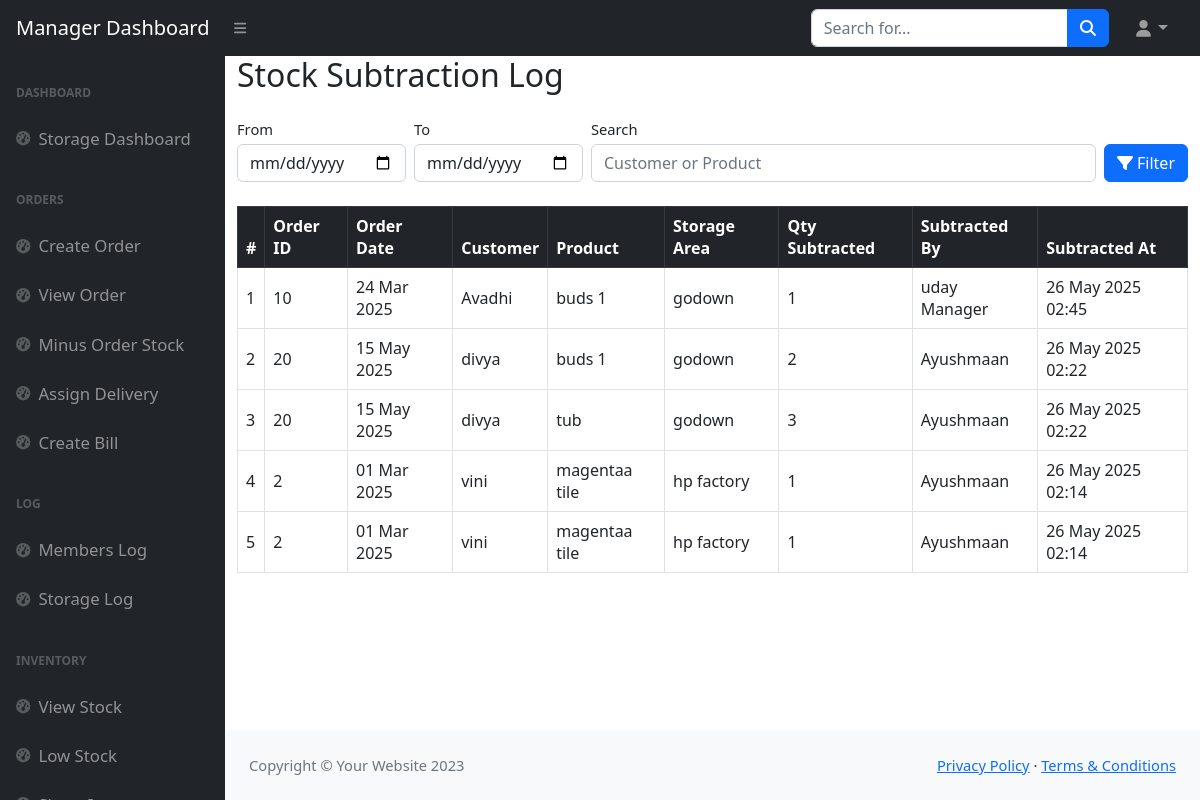
Screenshot of /Manager_dashboard/member_log.php with the database file from the repository.
### tables this page shows
CREATE TABLE `minus_stock` (
  `id` int(11) NOT NULL,
  `order_id` int(11) NOT NULL,
  `product_id` int(11) NOT NULL,
  `storage_area_id` int(11) NOT NULL,
  `quantity_subtracted` int(11) NOT NULL,
  `subtracted_by` int(11) NOT NULL,
  `subtracted_at` datetime NOT NULL DEFAULT current_timestamp()
);

CREATE TABLE `orders` (
  `order_id` int(11) NOT NULL,
  `order_date` datetime DEFAULT current_timestamp(),
  `customer_id` int(11) DEFAULT NULL,
  `total_amount` decimal(10,2) NOT NULL,
  `discounted_amount` decimal(10,2) DEFAULT NULL,
  `final_amount` decimal(10,2) DEFAULT NULL,
  `transport_rent` decimal(10,2) DEFAULT 0.00,
  `stock_done` tinyint(1) DEFAULT 0,
  `deleted` tinyint(1) DEFAULT 0
);

CREATE TABLE `customers` (
  `customer_id` int(11) NOT NULL,
  `name` varchar(100) NOT NULL,
  `phone_no` varchar(15) NOT NULL,
  `email` varchar(255) DEFAULT NULL,
  `address` text DEFAULT NULL,
  `city` varchar(100) DEFAULT NULL,
  `created_at` datetime DEFAULT current_timestamp()
);

CREATE TABLE `products` (
  `product_id` int(11) NOT NULL,
  `product_name` varchar(255) NOT NULL,
  `description` text DEFAULT NULL,
  `area` varchar(50) NOT NULL,
  `category_id` int(11) DEFAULT NULL,
  `supplier_id` int(11) DEFAULT NULL,
  `price` decimal(10,2) NOT NULL,
  `cost_price` decimal(10,2) DEFAULT NULL,
  `product_image` varchar(255) DEFAULT '../uploads/675e9296d42d0.png',
  `status` enum('Active','Inactive','Discontinued') DEFAULT 'Active',
  `date_added` datetime DEFAULT current_timestamp(),
  `last_updated` datetime DEFAULT current_timestamp() ON UPDATE current_timestamp()
);

CREATE TABLE `storage_areas` (
  `storage_area_id` int(11) NOT NULL,
  `storage_area_name` varchar(255) NOT NULL,
  `location` varchar(255) DEFAULT NULL
);

CREATE TABLE `users` (
  `user_id` int(11) NOT NULL,
  `name` varchar(100) NOT NULL,
  `storage_area_id` int(100) DEFAULT NULL,
  `email` varchar(255) DEFAULT NULL,
  `phone_no` varchar(15) NOT NULL,
  `password` varchar(255) NOT NULL,
  `aadhar_id_no` varchar(12) DEFAULT NULL,
  `role_id` int(11) DEFAULT NULL,
  `date_joined` datetime DEFAULT current_timestamp(),
  `last_login` datetime DEFAULT NULL,
  `user_image` varchar(255) DEFAULT NULL
);

### Manager_dashboard/member_log.php (the view, shortened to what this page needs)
<?php
include "manager_header.php";
require '../db_connect.php';
$search = $_GET['search'] ?? '';
$from_date = $_GET['from'] ?? '';
$to_date = $_GET['to'] ?? '';
$sql = "SELECT
            ms.id,
            ms.order_id,
            o.order_date,
            c.name AS customer_name,
            p.product_name,
            sa.storage_area_name,
            ms.quantity_subtracted,
            u.name AS user_name,
            ms.subtracted_at
        FROM minus_stock ms
        JOIN orders o ON ms.order_id = o.order_id
        JOIN customers c ON o.customer_id = c.customer_id
        JOIN products p ON ms.product_id = p.product_id
        JOIN storage_areas sa ON ms.storage_area_id = sa.storage_area_id
        JOIN users u ON ms.subtracted_by = u.user_id";
$sql .= " ORDER BY ms.subtracted_at DESC";
$stmt = $mysqli->prepare($sql);
$stmt->execute();
$result = $stmt->get_result();
?>
<!DOCTYPE html>
<html lang="en">
    <head>
        <link href="https://cdn.jsdelivr.net/npm/simple-datatables@7.1.2/dist/style.min.css" rel="stylesheet" />
        <link href="../css/styles.css" rel="stylesheet" />
    </head>
    <body class="sb-nav-fixed">
        <?php include "manager_header.php";  ?>
            <div id="layoutSidenav_content">
                <main>
                    <div class="container-fluid">
                        <h2 class="mb-4">Stock Subtraction Log</h2>
                        <form class="row row-cols-lg-auto g-2 align-items-end mb-4" method="get">
                            <div class="col-12 col-md">
                                <label for="from" class="form-label small mb-1">From</label>
                                <input type="date" id="from" name="from" class="form-control"
                                    value="<?= htmlspecialchars($from_date) ?>">
                            </div>
                            <div class="col-12 col-md">
                                <label for="to" class="form-label small mb-1">To</label>
                                <input type="date" id="to" name="to" class="form-control"
                                    value="<?= htmlspecialchars($to_date) ?>">
                            </div>
                            <div class="col-12 col-md flex-grow-1">
                                <label for="search" class="form-label small mb-1">Search</label>
                                <input type="text" id="search" name="search" class="form-control"
                                    placeholder="Customer or Product" value="<?= htmlspecialchars($search) ?>">
                            </div>
                            <div class="col-12 col-md-auto">
                                <button class="btn btn-primary w-100"><i class="fa fa-filter me-1"></i>Filter</button>
                            </div>
                        </form>
                        <div class="table-responsive">
                            <table class="table table-bordered table-hover align-middle">
                                <thead class="table-dark">
                                    <tr>
                                        <th>#</th>
                                        <th>Order ID</th>
                                        <th>Order Date</th>
                                        <th>Customer</th>
                                        <th>Product</th>
                                        <th>Storage Area</th>
                                        <th>Qty Subtracted</th>
                                        <th>Subtracted By</th>
                                        <th>Subtracted At</th>
                                    </tr>
                                </thead>
                                <tbody>
                                    <?php $i = 1; while ($row = $result->fetch_assoc()): ?>
                                        <tr>
                                            <td><?= $i++ ?></td>
                                            <td><?= $row['order_id'] ?></td>
                                            <td><?= date('d M Y', strtotime($row['order_date'])) ?></td>
                                            <td><?= htmlspecialchars($row['customer_name']) ?></td>
                                            <td><?= htmlspecialchars($row['product_name']) ?></td>
                                            <td><?= htmlspecialchars($row['storage_area_name']) ?></td>
                                            <td><?= $row['quantity_subtracted'] ?></td>
                                            <td><?= htmlspecialchars($row['user_name']) ?></td>
                                            <td><?= date('d M Y H:i', strtotime($row['subtracted_at'])) ?></td>
                                        </tr>
                                    <?php endwhile; ?>
                                </tbody>
                            </table>
                        </div>
                    </div>
                </main>
                <footer class="py-4 bg-light mt-auto">
                    <div class="container-fluid px-4">
                        <div class="d-flex align-items-center justify-content-between small">
                            <div class="text-muted">Copyright &copy; Your Website 2023</div>
                            <div>
                                <a href="#">Privacy Policy</a>
                                &middot;
                                <a href="#">Terms &amp; Conditions</a>
                            </div>
                        </div>
                    </div>
                </footer>
            </div>
        </div>
    </body>
</html>

### Manager_dashboard/member_log.php (style rules this page uses)
body { font-size: 1.05rem; }

### rows the page displays
minus_stock: order "10", order.order_date "24 Mar 2025", customers.name "Avadhi", product.product_name "buds 1", storage_area.storage_area_name "godown", quantity_subtracted "1", subtracted_by.name "uday Manager", subtracted_at "26 May 2025 02:45"
minus_stock: order "20", order.order_date "15 May 2025", customers.name "divya", product.product_name "buds 1", storage_area.storage_area_name "godown", quantity_subtracted "2", subtracted_by.name "Ayushmaan", subtracted_at "26 May 2025 02:22"
minus_stock: order "20", order.order_date "15 May 2025", customers.name "divya", product.product_name "tub", storage_area.storage_area_name "godown", quantity_subtracted "3", subtracted_by.name "Ayushmaan", subtracted_at "26 May 2025 02:22"
minus_stock: order "2", order.order_date "01 Mar 2025", customers.name "vini", product.product_name "magentaa tile", storage_area.storage_area_name "hp factory", quantity_subtracted "1", subtracted_by.name "Ayushmaan", subtracted_at "26 May 2025 02:14"
minus_stock: order "2", order.order_date "01 Mar 2025", customers.name "vini", product.product_name "magentaa tile", storage_area.storage_area_name "hp factory", quantity_subtracted "1", subtracted_by.name "Ayushmaan", subtracted_at "26 May 2025 02:14"
